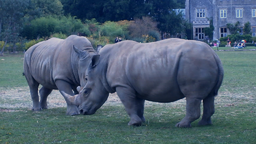
#> input picture Images/Chapter4/Input/Rino0.png, 256 x 144 px, shrunk from 512 x 288 before the run
$ python AreaMotion.py
#> lines starting #> are read from the running program, lines starting #| are printed output that depends on the picture
### ExamplesPython_3.6/Modules/ImageUtilities.py
'''
Feature Extraction and Image Processing
Mark S. Nixon & Alberto S. Aguado
http://www.southampton.ac.uk/~msn/book/
ImageUtilities: Helper module to support image read, create, show and write
                Uses PIL and numpy to work with arrays containing image data
'''

# Image load by using PIL
from PIL import Image

# Array to store image data
from numpy import array, zeros, amax, amin, clip

# Read an image returning an array with 3 color components
# [8 lines left out: function imageReadRGB, not called in this run]

# Read an image returning an array with 1 component
def imageReadL(fileName):
#> called with fileName = '../../Images/Chapter4/Input/Rino0.png'
    inputImage = Image.open(fileName)
#> inputImage is the input picture: PIL image 256x144 RGBA; mean R, G, B, A 76.4, 96, 113, 255
    width, height = inputImage.size
#> width = 256; height = 144

    inputArray = array(inputImage)
    outputArray = zeros((height, width), dtype='uint8')

    # Combine pixel values, for each row and column
    for y in range(0, height):
        for x in range(0, width):
            rgb = inputArray[y,x]
            outputArray[y,x] = (int(rgb[0]) + int(rgb[1]) + int(rgb[2])) / 3
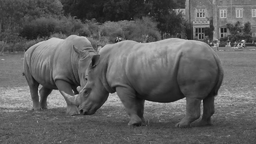
#> outputArray: shape (144, 256); min 12, max 220, mean 94.8

    return outputArray, width, height

# Save a image containing float as a gray level image
# [55 lines left out: functions imageSaveF, imageSaveL, imageSaveRGB, createImageRGB, createImageL, createImageUV and 1 more, not called in this run]

# Create a zero array with float components
def createImageF(width, height, numComponents = 1):
    if numComponents == 1:
        outputArray = zeros((height, width), dtype='float')
    else:
        outputArray = zeros((height, width, numComponents), dtype='float')

    return outputArray

# Create a multidimensional dimensional array
# [83 lines left out: functions createImageNF, createImageFromDataF, createScaleImageL, scaleImageL, createVectorFromDataF, createVectorF and 2 more, not called in this run]

# Show an array containing image data
def showImageL(image):
    # Create output and show
    outputImage = Image.fromarray(image, 'L')
    outputImage.show()

# Show an array containing image data
# [21 lines left out: function showImageF, not called in this run]

### ExamplesPython_3.6/Modules/PlotUtilities.py
'''
Feature Extraction and Image Processing
Mark S. Nixon & Alberto S. Aguado
http://www.southampton.ac.uk/~msn/book/
PlotUtilities: Helper module to show plots of image data
          Uses numpy  and matplotlib to work with arrays and plots
'''

# Math functions
import math

# Array to store data
import numpy as np

# Array to store image data
from numpy import zeros

# Plot functions
import matplotlib.pyplot as plt
import matplotlib.ticker as ticker

# Two alternative ways to import Axes3D.
import importlib
importlib.import_module('mpl_toolkits.mplot3d').Axes3D
#from mpl_toolkits.mplot3d import Axes3D

# Plot a histogram of data
# [297 lines left out: functions plotHistogram, plotCurve, plot2Curves, plotCurves, plotCurveXY, plot3DColorHistogram and 4 more, not called in this run]

# Plot a surface of data
def plotQuiver(magnitude, direction, scaleVectors = 0, sampleSpace = 1):

    width = magnitude.shape[1]
    height = magnitude.shape[0]

    # Create an X-Y mesh of the same dimension as the 2D data
    xPos, yPos = np.meshgrid( np.arange(width), np.arange(height))

    u = zeros((height, width), dtype='float')
    v = zeros((height, width), dtype='float')
    for y in range(0, height):
        for x in range(0, width):
            # Image origin is top left and graph origin is bottom left, so invert and width units
            u[height - y - 1,x] = magnitude[y,x] * math.cos(direction[y,x]) /width
            v[height - y - 1,x] = magnitude[y,x] * math.sin(direction[y,x]) /width

    fig = plt.figure()
    axes = fig.gca()

    # For the upside down image
    initY = (height-1) % sampleSpace


    plt.quiver(xPos[initY::sampleSpace, ::sampleSpace], yPos[initY::sampleSpace, ::sampleSpace],   \
                u[initY::sampleSpace, ::sampleSpace], v[initY::sampleSpace, ::sampleSpace],        \
                pivot='mid', units='width', scale = scaleVectors)


    axes.set_xlim(0, width-1)
    axes.set_ylim(0, height-1)
    plt.show()

### ExamplesPython_3.6/Chapter4/AreaMotion.py
'''
Feature Extraction and Image Processing
Mark S. Nixon & Alberto S. Aguado
http://www.southampton.ac.uk/~msn/book/
Chapter 4
AreaMotion: Compute optical flow by using correlation
'''

# Set module functions
from ImageUtilities import imageReadL, showImageL, createImageF
from PlotUtilities import plotQuiver

# Math and iteration
from math import sqrt, atan2, sin, cos
from timeit import itertools

'''
Parameters:
    pathToDir = Input image directory
    imageName = Input image name
    kernelSize = Size of the kernel
    maxDisp = Maximum size of displacement
    step = Delta that defines the image sample positions used to obtain optical flow
'''
pathToDir = "../../Images/Chapter4/Input/"
image1Name = "Rino0.png"
image2Name = "Rino1.png"
kernelSize = 11
maxDisp = 10
step = 10

# Read image into array. both images must have same size
inputImage1, width, height = imageReadL(pathToDir + image1Name)
#> width = 256; height = 144
inputImage2, _, _  = imageReadL(pathToDir + image2Name)
#> call 2 of imageReadL, with fileName = '../../Images/Chapter4/Input/Rino1.png'
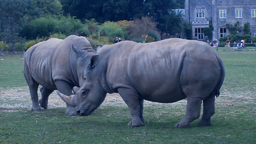
#> input picture Images/Chapter4/Input/Rino1.png, 256 x 144 px, shrunk from 512 x 288 before the run
#> in imageReadL, inputImage is the input picture: PIL image 256x144 RGBA; mean R, G, B, A 76.2, 95.8, 112.7, 255

# Show input image
showImageL(inputImage1)
showImageL(inputImage2)

# The center of the kernel
kernelCentre = int((kernelSize - 1) / 2)

# Compute Motion in sampled points
motionMagnitude = createImageF(width, height)
#> motionMagnitude: shape (144, 256) float64; every value is 0
motionDirection = createImageF(width, height)
motionWeight = createImageF(width, height)
for x,y in itertools.product(range(2 * step, width-2*step, step),                 \
                             range(2 * step, height-2*step,step)):

    minDiference, nextDiference = float("inf"),  float("inf")
    mDisp = [0,0]
    for dx,dy in itertools.product(range(-maxDisp, maxDisp),                      \
                                   range(-maxDisp, maxDisp)):
        if dx != 0 or dy != 0:
            differenceMatching = 0
            for wx,wy in itertools.product(range(0, kernelSize),                  \
                                           range(0, kernelSize)):
                y1, x1 = y + wy - kernelCentre, x + wx - kernelCentre
                y2, x2 = y1 + dy, x1 + dx
                if y1 > -1 and y1 <  height and  x1 > -1 and x1 <  width and      \
                   y2 > -1 and y2 <  height and  x2 > -1 and x2 <  width:
                    differenceMatching += abs(float(inputImage1[y1,x1]) -         \
                                              float(inputImage2[y2,x2]))
            # Keep the most similar
            if differenceMatching < minDiference:
                nextDiference = minDiference
                minDiference = differenceMatching
                mDisp = [dy,dx]
            else:
                if differenceMatching < nextDiference:
                    nextDiference = differenceMatching

    # Set motion only if we find a good match
    if minDiference != nextDiference:
        motionMagnitude[y,x] = sqrt(mDisp[0]*mDisp[0]+mDisp[1]*mDisp[1])
        motionDirection[y,x] = atan2(mDisp[0],-mDisp[1])
        motionWeight[y,x] = nextDiference - minDiference
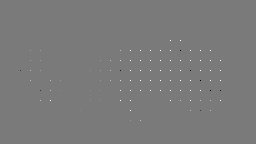
#> motionDirection: shape (144, 256) float64; min -2.9, max 3.14, mean 0.00506; drawn with min black and max white
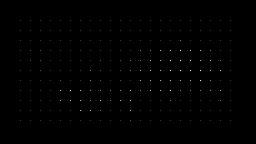
#> motionMagnitude: shape (144, 256) float64; min 0, max 4.12, mean 0.0102; drawn with min black and max white
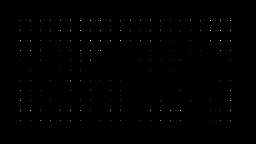
#> motionWeight: shape (144, 256) float64; min 0, max 960, mean 1.9; drawn with min black and max white

# Weighted average
motionMagnitudeW = createImageF(width, height)
motionDirectionW = createImageF(width, height)
for x,y in itertools.product(range(2 * step, width-2*step, step),                   \
                             range(2 * step, height-2*step,step)):
    weightedX, weightedY = 0.0, 0.0
    totalWeight = 0.0
    for wx,wy in itertools.product(range(-1, 2), range(-1, 2)):
        w = motionWeight[y + wy*step, x + wx*step]
        m = motionMagnitude[y + wy*step, x + wx*step]
        a = motionDirection[y + wy*step, x + wx*step]

        vectorX = m * cos(a)
        vectorY = m * sin(a)

        weightedX += w*vectorX
        weightedY += w*vectorY
        totalWeight += w

    if totalWeight > 0:
        motionMagnitudeW[y,x] = sqrt(weightedX*weightedX +                      \
                                          weightedY*weightedY) / totalWeight
        motionDirectionW[y,x] = atan2(weightedY,weightedX)
#> motionDirectionW: shape (144, 256) float64; min -3.14, max 3.14, mean 0.00227
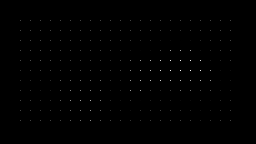
#> motionMagnitudeW: shape (144, 256) float64; min 0, max 3.86, mean 0.00785; drawn with min black and max white

# Plot scaled vectors
plotQuiver(motionMagnitude, motionDirection, 0.5, step)
plotQuiver(motionMagnitudeW, motionDirectionW, 0.5, step)
#> call 2 of plotQuiver, with scaleVectors = 0.5, sampleSpace = 10
#> after the loop in plotQuiver (call 2), `for y in range(0, height):`:
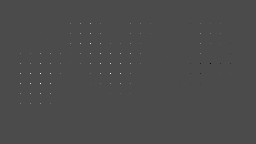
#> v: shape (144, 256) float64; min -0.00153, max 0.00365, mean 2.91e-06; drawn with min black and max white
